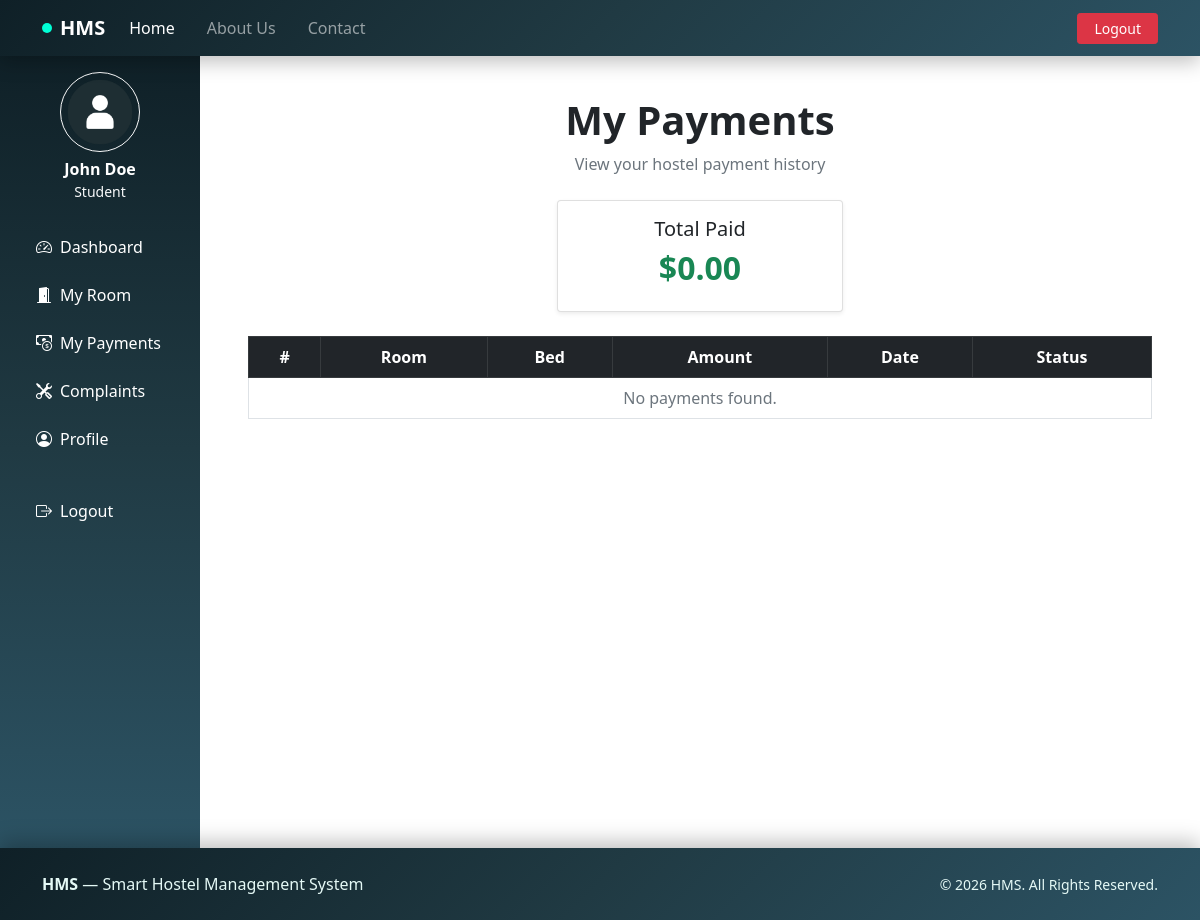
Before: /student/payments.php (signed in) with the older database file.
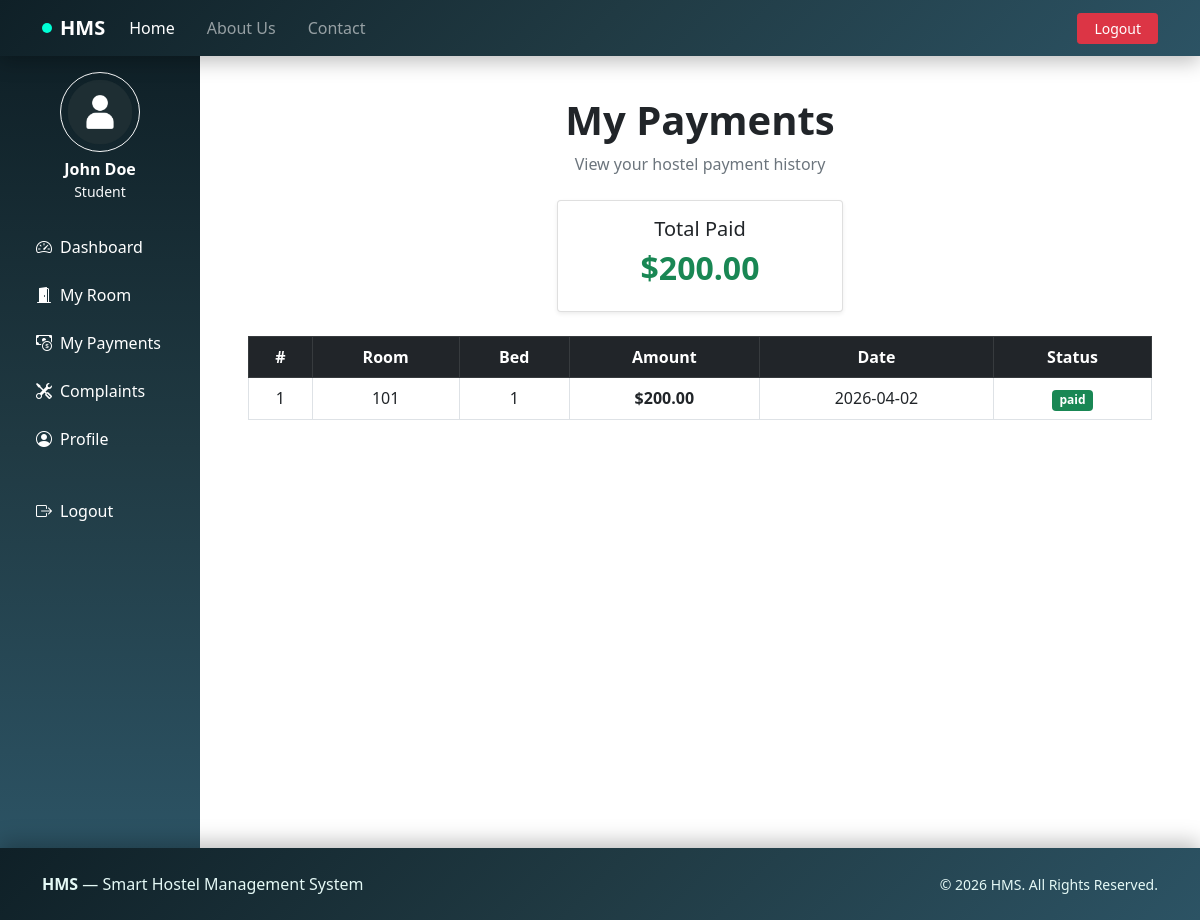
After: the same page with the newer database file.
### tables this page shows
CREATE TABLE `payments` (
  `id` int(11) UNSIGNED NOT NULL,
  `room_id` int(11) DEFAULT NULL,
  `bed_id` int(11) DEFAULT NULL,
  `allocation_id` int(11) NOT NULL,
  `amount` decimal(10,2) NOT NULL,
  `payment_date` date NOT NULL,
  `status` enum('paid','pending') DEFAULT 'paid',
  `created_at` timestamp NOT NULL DEFAULT current_timestamp(),
  `updated_at` timestamp(6) NOT NULL DEFAULT '0000-00-00 00:00:00.000000'
);

CREATE TABLE `rooms` (
  `id` int(11) UNSIGNED NOT NULL,
  `room_number` varchar(10) NOT NULL,
  `room_type_id` int(11) UNSIGNED NOT NULL,
  `floor` int(11) DEFAULT 1,
  `bed_capacity` int(11) DEFAULT 1,
  `status` enum('available','booked','maintenance') DEFAULT 'available',
  `notes` text DEFAULT NULL,
  `created_at` timestamp NOT NULL DEFAULT current_timestamp(),
  `updated_at` timestamp NOT NULL DEFAULT current_timestamp() ON UPDATE current_timestamp()
);

CREATE TABLE `beds` (
  `id` int(11) UNSIGNED NOT NULL,
  `room_id` int(11) NOT NULL,
  `bed_number` varchar(10) NOT NULL,
  `status` enum('available','booked','maintenance') DEFAULT 'available',
  `notes` text DEFAULT NULL,
  `created_at` timestamp NOT NULL DEFAULT current_timestamp(),
  `updated_at` timestamp NOT NULL DEFAULT current_timestamp() ON UPDATE current_timestamp()
);

### student/payments.php (the view)
<?php
include('includes/dashboardheader.php');
$student_id = $_SESSION['user_id'];
$paymentsResult = mysqli_query($conn, "
    SELECT
        p.*,
        r.room_number,
        b.bed_number
    FROM payments p
    LEFT JOIN allocations a ON p.allocation_id = a.id
    LEFT JOIN rooms r ON a.room_id = r.id
    LEFT JOIN beds b ON a.bed_id = b.id
    WHERE a.student_id = '$student_id'
    ORDER BY p.payment_date DESC
");
$totalPaidResult = mysqli_query($conn, "
    SELECT SUM(p.amount) AS total_paid
    FROM payments p
    LEFT JOIN allocations a ON p.allocation_id = a.id
    WHERE a.student_id = '$student_id' AND p.status='paid'
");
$totalPaid = mysqli_fetch_assoc($totalPaidResult)['total_paid'] ?? 0;
?>
<div class="container-fluid py-4">
    <div class="text-center mb-4">
        <h1 class="fw-bold">My Payments</h1>
        <p class="text-muted">View your hostel payment history</p>
    </div>
    <div class="row justify-content-center mb-4">
        <div class="col-md-4">
            <div class="card text-center shadow-sm">
                <div class="card-body">
                    <h5>Total Paid</h5>
                    <h2 class="fw-bold text-success">$<?= number_format($totalPaid, 2); ?></h2>
                </div>
            </div>
        </div>
    </div>
    <div class="table-responsive">
        <table class="table table-bordered table-hover align-middle text-center">
            <thead class="table-dark">
                <tr>
                    <th>#</th>
                    <th>Room</th>
                    <th>Bed</th>
                    <th>Amount</th>
                    <th>Date</th>
                    <th>Status</th>
                </tr>
            </thead>
            <tbody>
                <?php if(mysqli_num_rows($paymentsResult) > 0): ?>
                    <?php $i = 1; ?>
                    <?php while($pay = mysqli_fetch_assoc($paymentsResult)): ?>
                        <tr>
                            <td><?= $i++; ?></td>
                            <td><?= htmlspecialchars($pay['room_number'] ?? '-'); ?></td>
                            <td><?= htmlspecialchars($pay['bed_number'] ?? '-'); ?></td>
                            <td>
                                <strong>$<?= number_format($pay['amount'], 2); ?></strong>
                            </td>
                            <td><?= htmlspecialchars($pay['payment_date']); ?></td>
                            <td>
                                <span class="badge bg-<?= $pay['status'] === 'paid' ? 'success' : 'warning'; ?>">
                                    <?= htmlspecialchars($pay['status']); ?>
                                </span>
                            </td>
                        </tr>
                    <?php endwhile; ?>
                <?php else: ?>
                    <tr>
                        <td colspan="6" class="text-muted">No payments found.</td>
                    </tr>
                <?php endif; ?>
            </tbody>
        </table>
    </div>
</div>
<?php include('includes/dashboardfooter.php'); ?>

Changed rows visible on the page:
added payments: rooms.room_number "101", beds.bed_number "1", amount "200.00", payment_date "2026-04-02", status "paid"
Other visible differences:
$totalPaid: "0.00" → "200.00"
text no longer shown: "No payments found."
